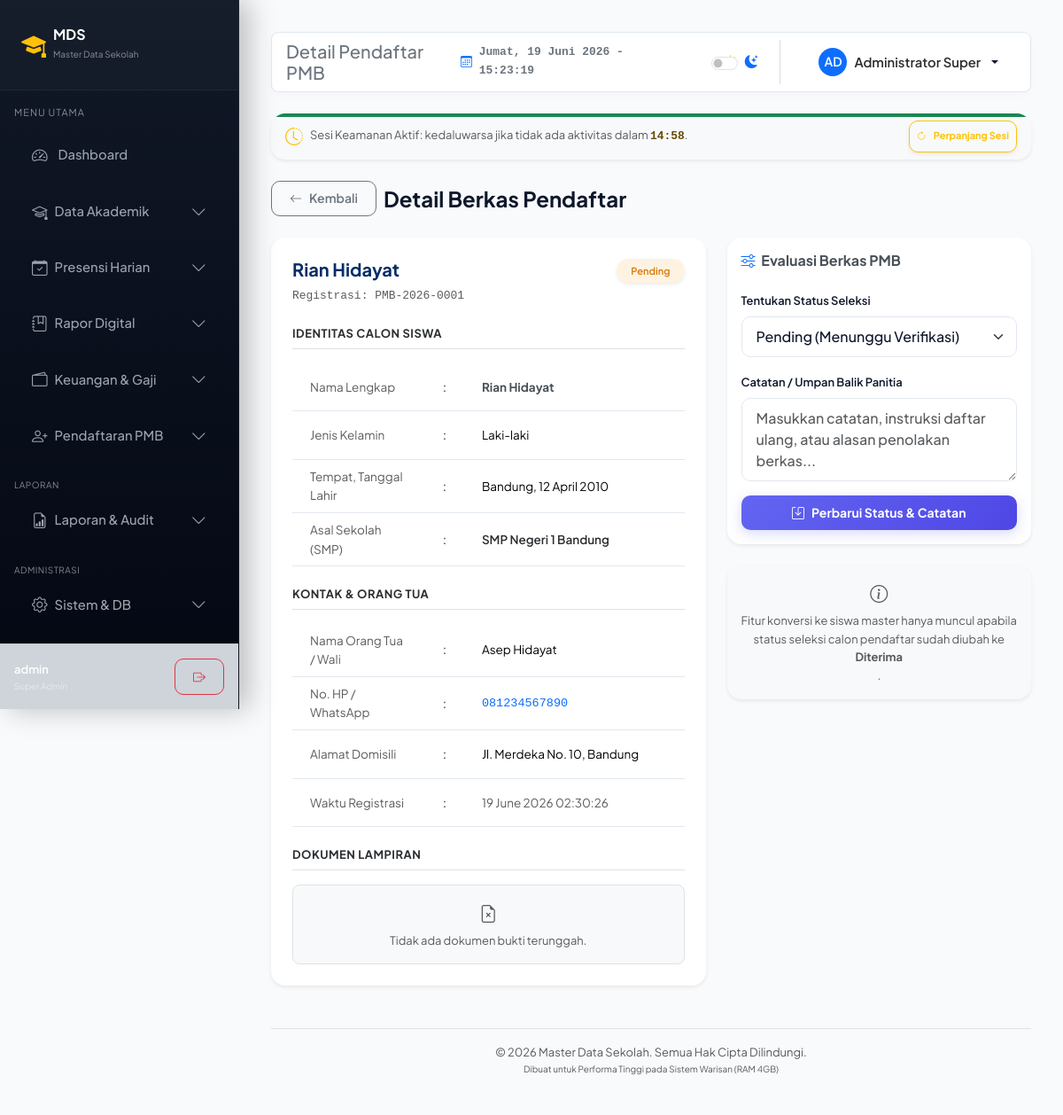
/pmb/detail.php?id=136634649e5362c877805003320be4c9 (signed in), run on the app's committed database.
### tables this page shows
CREATE TABLE IF NOT EXISTS `pmb_pendaftar` (
  `id` INT AUTO_INCREMENT PRIMARY KEY,
  `no_pendaftaran` VARCHAR(25) UNIQUE NOT NULL,
  `nama` VARCHAR(100) NOT NULL,
  `jenis_kelamin` ENUM('L', 'P') NOT NULL,
  `tempat_lahir` VARCHAR(50) NOT NULL,
  `tanggal_lahir` DATE NOT NULL,
  `asal_sekolah` VARCHAR(100) NOT NULL,
  `nama_ortu` VARCHAR(100) NOT NULL,
  `no_hp` VARCHAR(20) NOT NULL,
  `alamat` TEXT NOT NULL,
  `status` ENUM('Pending', 'Diterima', 'Ditolak') NOT NULL DEFAULT 'Pending',
  `dokumen_bukti` VARCHAR(255) DEFAULT NULL,
  `token` VARCHAR(64) UNIQUE NOT NULL,
  `siswa_id` INT DEFAULT NULL,
  `pmb_akun_id` INT DEFAULT NULL,
  `catatan_panitia` TEXT DEFAULT NULL,
  `created_at` TIMESTAMP DEFAULT CURRENT_TIMESTAMP,
  FOREIGN KEY (`siswa_id`) REFERENCES `siswa`(`id`) ON DELETE SET NULL,
  FOREIGN KEY (`pmb_akun_id`) REFERENCES `pmb_akun`(`id`) ON DELETE CASCADE
);

### pmb/detail.php (the view, shortened to what this page needs)
<?php
$path_prefix = '../';
require_once $path_prefix . 'config/db.php';
$id = isset($_GET['id']) ? (int)$_GET['id'] : 0;
$pendaftar = null;
try {
    $stmt = $pdo->prepare("SELECT * FROM pmb_pendaftar WHERE id = ?");
    $stmt->execute([$id]);
    $pendaftar = $stmt->fetch();
} catch (PDOException $e) {
    $_SESSION['error_message'] = 'Database error: ' . $e->getMessage();
    header("Location: index.php");
    exit();
}
$linked_student = null;
include $path_prefix . 'includes/header.php';
?>
<div class="d-flex align-items-center justify-content-between mb-4">
    <div class="d-flex align-items-center gap-2">
        <a href="index.php" class="btn btn-outline-secondary btn-sm"><i class="bi bi-arrow-left"></i> Kembali</a>
        <h4 class="fw-bold mb-0">Detail Berkas Pendaftar</h4>
    </div>
</div>
<div class="row g-4">
    <div class="col-12 col-lg-7">
        <div class="card shadow-sm border-0">
            <div class="card-header bg-transparent border-0 pt-4 px-4 pb-0">
                <div class="d-flex justify-content-between align-items-start">
                    <div>
                        <h5 class="fw-bold mb-1 text-primary-emphasis"><?php echo htmlspecialchars($pendaftar['nama']); ?></h5>
                        <span class="text-muted font-monospace small">Registrasi: <?php echo htmlspecialchars($pendaftar['no_pendaftaran']); ?></span>
                    </div>
                    <div>
                        <?php if ($pendaftar['status'] === 'Diterima'): ?>
                            <span class="badge bg-success-subtle text-success py-2 px-3 shadow-sm rounded-pill">Diterima</span>
                        <?php elseif ($pendaftar['status'] === 'Ditolak'): ?>
                            <span class="badge bg-danger-subtle text-danger py-2 px-3 shadow-sm rounded-pill">Ditolak</span>
                        <?php else: ?>
                            <span class="badge bg-warning-subtle text-warning-emphasis py-2 px-3 shadow-sm rounded-pill">Pending</span>
                        <?php endif; ?>
                    </div>
                </div>
            </div>
            <div class="card-body p-4">
                <h6 class="fw-bold border-bottom pb-2 mb-3 text-secondary-emphasis small text-uppercase" style="letter-spacing: 0.5px;">Identitas Calon Siswa</h6>
                <table class="table table-sm table-borderless align-middle mb-4" style="font-size: 13.5px;">
                    <tr>
                        <td class="text-muted py-2" style="width: 150px;">Nama Lengkap</td>
                        <td style="width: 10px;">:</td>
                        <td class="fw-bold text-dark-emphasis"><?php echo htmlspecialchars($pendaftar['nama']); ?></td>
                    </tr>
                    <tr>
                        <td class="text-muted py-2">Jenis Kelamin</td>
                        <td>:</td>
                        <td><?php echo $pendaftar['jenis_kelamin'] === 'L' ? 'Laki-laki' : 'Perempuan'; ?></td>
                    </tr>
                    <tr>
                        <td class="text-muted py-2">Tempat, Tanggal Lahir</td>
                        <td>:</td>
                        <td><?php echo htmlspecialchars($pendaftar['tempat_lahir'] . ', ' . date('d F Y', strtotime($pendaftar['tanggal_lahir']))); ?></td>
                    </tr>
                    <tr>
                        <td class="text-muted py-2">Asal Sekolah (SMP)</td>
                        <td>:</td>
                        <td class="fw-semibold text-secondary-emphasis"><?php echo htmlspecialchars($pendaftar['asal_sekolah']); ?></td>
                    </tr>
                </table>
                <h6 class="fw-bold border-bottom pb-2 mb-3 text-secondary-emphasis small text-uppercase" style="letter-spacing: 0.5px;">Kontak & Orang Tua</h6>
                <table class="table table-sm table-borderless align-middle mb-4" style="font-size: 13.5px;">
                    <tr>
                        <td class="text-muted py-2" style="width: 150px;">Nama Orang Tua / Wali</td>
                        <td style="width: 10px;">:</td>
                        <td><?php echo htmlspecialchars($pendaftar['nama_ortu']); ?></td>
                    </tr>
                    <tr>
                        <td class="text-muted py-2">No. HP / WhatsApp</td>
                        <td>:</td>
                        <td class="font-monospace text-primary fw-medium"><?php echo htmlspecialchars($pendaftar['no_hp']); ?></td>
                    </tr>
                    <tr>
                        <td class="text-muted py-2">Alamat Domisili</td>
                        <td>:</td>
                        <td class="text-wrap"><?php echo htmlspecialchars($pendaftar['alamat']); ?></td>
                    </tr>
                    <tr>
                        <td class="text-muted py-2">Waktu Registrasi</td>
                        <td>:</td>
                        <td class="text-muted"><?php echo date('d F Y H:i:s', strtotime($pendaftar['created_at'])); ?></td>
                    </tr>
                </table>
                <h6 class="fw-bold border-bottom pb-2 mb-3 text-secondary-emphasis small text-uppercase" style="letter-spacing: 0.5px;">Dokumen Lampiran</h6>
                <?php if (!empty($pendaftar['dokumen_bukti'])): ?>
                    <div class="d-flex align-items-center justify-content-between p-3 bg-light rounded-3 border border-light-subtle">
                        <div class="d-flex align-items-center gap-3">
                            <i class="bi bi-file-earmark-check-fill text-primary fs-3"></i>
                            <div>
                                <span class="d-block fw-semibold small text-dark-emphasis"><?php echo basename($pendaftar['dokumen_bukti']); ?></span>
                                <small class="text-muted" style="font-size: 11px;">Unggahan berkas pendaftaran calon siswa</small>
                            </div>
                        </div>
                        <a href="view_doc.php?id=<?php echo $pendaftar['id']; ?>" target="_blank" class="btn btn-sm btn-outline-primary fw-semibold"><i class="bi bi-eye"></i> Lihat Berkas</a>
                    </div>
                <?php else: ?>
                    <div class="p-3 bg-light rounded-3 text-center text-muted small border">
                        <i class="bi bi-file-earmark-x d-block mb-1 fs-5"></i> Tidak ada dokumen bukti terunggah.
                    </div>
                <?php endif; ?>
            </div>
        </div>
    </div>
    <div class="col-12 col-lg-5">
        <div class="card shadow-sm border-0 mb-4">
            <div class="card-header bg-transparent border-0 pt-3 px-3">
                <h6 class="fw-bold mb-0 text-dark-emphasis"><i class="bi bi-sliders text-primary me-1"></i> Evaluasi Berkas PMB</h6>
            </div>
            <div class="card-body">
                <form method="POST" action="">
                    <div class="mb-3">
                        <label for="status" class="form-label small">Tentukan Status Seleksi</label>
                        <select class="form-select" id="status" name="status" <?php echo ($role !== 'super_admin' && $role !== 'operator') ? 'disabled' : ''; ?> required>
                            <option value="Pending" <?php echo $pendaftar['status'] === 'Pending' ? 'selected' : ''; ?>>Pending (Menunggu Verifikasi)</option>
                        </select>
                    </div>
                    <div class="mb-3">
                        <label for="catatan_panitia" class="form-label small">Catatan / Umpan Balik Panitia</label>
                        <textarea class="form-control" id="catatan_panitia" name="catatan_panitia" rows="3" placeholder="Masukkan catatan, instruksi daftar ulang, atau alasan penolakan berkas..." <?php echo ($role !== 'super_admin' && $role !== 'operator') ? 'disabled' : ''; ?>><?php echo htmlspecialchars($pendaftar['catatan_panitia'] ?? ''); ?></textarea>
                    </div>
                    <?php if ($role === 'super_admin' || $role === 'operator'): ?>
                        <button type="submit" class="btn btn-sm btn-primary w-100 fw-bold"><i class="bi bi-save"></i> Perbarui Status & Catatan</button>
                    <?php endif; ?>
                </form>
            </div>
        </div>
        <?php if (!empty($pendaftar['siswa_id']) && $linked_student): ?>
            <div class="card shadow-sm border-0 border-start border-success border-4 bg-success bg-opacity-5">
                <div class="card-body py-4 text-center">
                    <i class="bi bi-check-circle-fill text-success display-6 mb-3 d-block"></i>
                    <h6 class="fw-bold text-success mb-1">Sudah Terdaftar di Master Data</h6>
                    <p class="small text-muted mb-4">Calon murid ini sudah sukses dikonversi menjadi siswa aktif sekolah.</p>
                    <a href="../siswa/detail.php?id=<?php echo $linked_student['id']; ?>" class="btn btn-sm btn-success fw-bold px-4 shadow-sm">
                        <i class="bi bi-person-circle me-1"></i> Buka Profil Siswa
                    </a>
                </div>
            </div>
        <?php else: ?>
            <div class="card shadow-sm border-0 bg-light p-3 text-center text-muted small border">
                <i class="bi bi-info-circle d-block mb-1 fs-5"></i>
                Fitur konversi ke siswa master hanya muncul apabila status seleksi calon pendaftar sudah diubah ke <strong>Diterima</strong>.
            </div>
        <?php endif; ?>
    </div>
</div>
<?php include $path_prefix . 'includes/footer.php'; ?>

### assets/css/style.css (style rules this page uses)
:root { --transition-speed: 0.35s; --sidebar-width: 270px; --bg-primary: #f8fafc; --bg-card: #ffffff; --text-primary: #0f172a; --text-muted: #64748b; --border-color: #e2e8f0; --primary-color: #6366f1; --primary-gradient: linear-gradient(135deg, #6366f1 0%, #4f46e5 100%); --primary-hover-gradient: linear-gradient(135deg, #4f46e5 0%, #4338ca 100%); --success-color: #10b981; --success-gradient: linear-gradient(135deg, #10b981 0%, #059669 100%); --info-color: #0ea5e9; --info-gradient: linear-gradient(135deg, #0ea5e9 0%, #0284c7 100%); --warning-color: #f59e0b; --warning-gradient: linear-gradient(135deg, #f59e0b 0%, #d97706 100%); --danger-color: #f43f5e; --danger-gradient: linear-gradient(135deg, #f43f5e 0%, #e11d48 100%); --input-bg: #ffffff; --input-focus-border: #a5b4fc; }
body { font-family: 'Plus Jakarta Sans', 'Outfit', sans-serif; background-color: var(--bg-primary); color: var(--text-primary); transition: background-color var(--transition-speed) ease, color var(--transition-speed) ease; min-height: 100vh; font-size: 0.925rem; line-height: 1.6; }
.card, .stat-card, form, table { animation: slideUp 0.45s cubic-bezier(0.16, 1, 0.3, 1) forwards; }
.card { background-color: var(--bg-card); border: 1px solid var(--border-color); border-radius: 16px; box-shadow: 0 4px 6px -1px rgba(0, 0, 0, 0.03), 0 2px 4px -1px rgba(0, 0, 0, 0.02); transition: all var(--transition-speed) cubic-bezier(0.4, 0, 0.2, 1); overflow: hidden; }
.btn { border-radius: 10px; padding: 0.55rem 1.25rem; font-weight: 600; transition: all 0.2s ease; display: inline-flex; align-items: center; justify-content: center; gap: 8px; }
.btn-primary { background: var(--primary-gradient); border: none; box-shadow: 0 4px 14px rgba(99, 102, 241, 0.25); }
.table { color: var(--text-primary); }
td, th { padding: 1rem 1.25rem !important; border-bottom: 1px solid var(--border-color) !important; }
.form-control, .form-select { background-color: var(--input-bg); border: 1px solid var(--border-color); color: var(--text-primary); border-radius: 10px; padding: 0.625rem 1rem; font-weight: 500; transition: all 0.25s ease; }
.form-label { margin-bottom: 0.45rem; font-weight: 600; color: var(--text-primary); }
.badge { padding: 0.45em 0.8em; font-weight: 600; border-radius: 6px; }
.bg-warning-subtle { background-color: rgba(245, 158, 11, 0.12) !important; color: #d97706 !important; }

### data on the page
pmb_pendaftar: nama "Rian Hidayat", no_pendaftaran "PMB-2026-0001", tempat_lahir+tanggal_lahir "Bandung, 12 April 2010", asal_sekolah "SMP Negeri 1 Bandung", nama_ortu "Asep Hidayat", no_hp "081234567890", alamat "Jl. Merdeka No. 10, Bandung", created_at "19 June 2026 02:30:26", status "Pending (Menunggu Verifikasi)"

### other printed values
$_SESSION['username'] "admin"
$role_labels[$role] "Super Admin"
$page_title "Detail Pendaftar PMB"
substr($name, 0, 2) "AD"
$name "Administrator Super"
